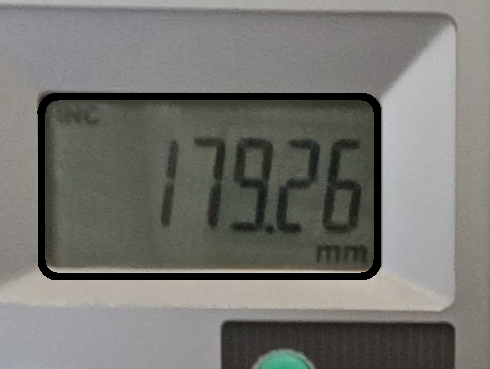
#> input picture Seperate_Folders/sipa_05/boxed/5/26.jpg, 490 x 369 px
$ jupyter execute --allow-errors boxed_test.ipynb
#> lines starting #> are read from the running program, lines starting #| are printed output that depends on the picture; after the words box and inside, x2 and y2 are one past the last pixel; in counts of white or black regions, pixels touching at a corner belong together
[cell 1]
# import the necessary packages

from imutils.perspective import four_point_transform, order_points
from matplotlib import pyplot as plt
from imutils import contours
import numpy as np
import argparse
import imutils
import math
import cv2

[cell 2]
def draw_points(cnt, img, color):
    for p in cnt:
        p = tuple(p)
        cv2.circle(img, p, 3, color, -1)

[cell 3]
def sort_contours_bound_rect(cnts, reverse=False):
    boundingBoxes = [cv2.boundingRect(c) for c in cnts]
    (cnts, boundingBoxes) = zip(*sorted(zip(cnts, boundingBoxes),
                                        key=lambda b: b[1][2] * b[1][3], reverse=reverse))
    # return the list of sorted contours and bounding boxes
    return cnts, boundingBoxes

[cell 4]
def show_img(img, size=12, title=None):
    fig = plt.gcf()
    fig.set_size_inches(size, size)
    plt.axis("off")
    plt.imshow(cv2.cvtColor(img, cv2.COLOR_BGR2RGB))
    plt.title(title)
    plt.show()

[cell 5]
# define the dictionary of digit segments so we can identify
# each digit on the thermostat
DIGITS_LOOKUP = {
    (1, 1, 1, 0, 1, 1, 1): 0,
    (0, 0, 1, 0, 0, 1, 0): 1,
    (1, 0, 1, 1, 1, 0, 1): 2,
    (1, 0, 1, 1, 0, 1, 1): 3,
    (0, 1, 1, 1, 0, 1, 0): 4,
    (1, 1, 0, 1, 0, 1, 1): 5,
    (1, 1, 0, 1, 1, 1, 1): 6,
    (1, 1, 1, 0, 0, 1, 0): 7,
    (1, 1, 1, 1, 1, 1, 1): 8,
    (1, 1, 1, 1, 0, 1, 1): 9
}

## Control

[cell 6]
input_file = "./boxed/5/26.jpg"
# input_file = "./example/recognize-digits-master/calculator.jpg"
largest_area = 1
skew = 5

image = cv2.imread(input_file)
#> image is the input picture: shape (369, 490, 3); mean B, G, R 112.6, 117.2, 117.7

[cell 7]
# pre-process the image by resizing it, converting it to
# graycale, blurring it, and computing an edge map
image = imutils.resize(image, height=500)
#> image: shape (500, 663, 3)
gray = cv2.cvtColor(image, cv2.COLOR_BGR2GRAY)
blurred = cv2.GaussianBlur(gray, (5, 5), 0)
edged = cv2.Canny(blurred, 50, 200, 255)
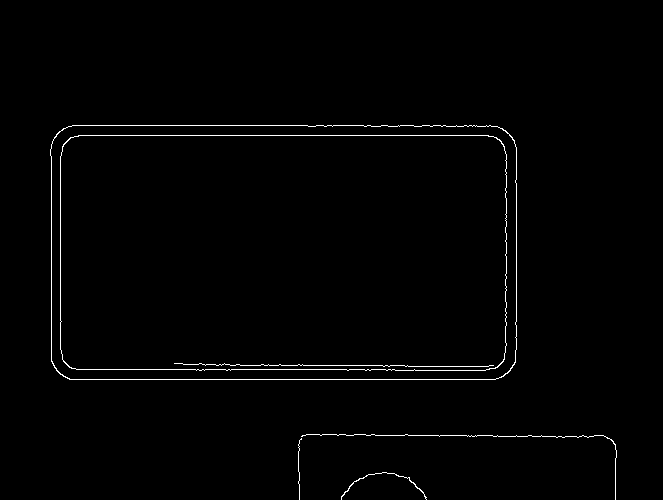
#> edged: shape (500, 663); 1.1% white in thin lines or dots, all inside (x1, y1, x2, y2) = (50, 125, 617, 500)

[cell 8]
show_img(blurred, size=3, title="blurred")
#> in show_img, `plt.show()`:
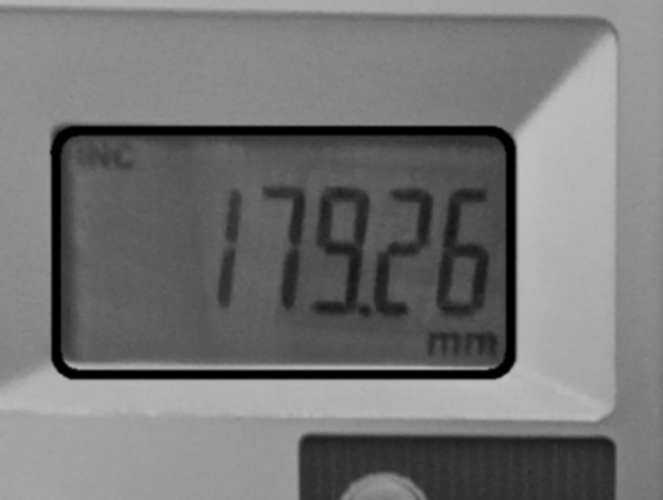
#> shown: shape (500, 663, 3); min 0, max 192, mean 116.8
show_img(edged, size=3, title="edged")

[cell 9]
# find contours in the edge map, then sort them by their size in descending order
cnts = cv2.findContours(edged.copy(), cv2.RETR_TREE, cv2.CHAIN_APPROX_SIMPLE)
#> cnts = 8 contours, 3 with area under 20; largest, box (x1, y1, x2, y2) and area: (50, 125, 517, 380) 117472, (50, 125, 517, 380) 117427, (60, 135, 507, 371) 104038, (60, 135, 507, 371) 104002, (341, 472, 427, 500) 32
cnts = imutils.grab_contours(cnts)

# somehow contourArea can not be used to sort the calculator rounded rectange area
# cnts = sorted(cnts, key=cv2.contourArea, reverse=True)

# use boundingRect instead of contourArea
cnts, rcts = sort_contours_bound_rect(cnts, reverse=True)
#> in sort_contours_bound_rect, `boundingBoxes = [cv2.boundingRect(c) for c in cnts]`: boundingBoxes = [(341, 472, 86, 28), (298, 438, 4, 62), (301, 434, 316, 66), (50, 125, 467, 255), (50, 125, 467, 255), (60, 135, 447, 236), (60, 135, 447, 236), (174, 363, 320, 4)]
#> in sort_contours_bound_rect, `(cnts, boundingBoxes) = zip(*sorted(zip(cnts, boundingBoxes), key=lamb..`: boundingBoxes = ((50, 125, 467, 255), (50, 125, 467, 255), (60, 135, 447, 236), (60, 135, 447, 236), (301, 434, 316, 66), (341, 472, 86, 28), (174, 363, 320, 4), (298, 438, 4, 62))
#> rcts has the same summary as boundingBoxes in sort_contours_bound_rect

[cell 10]
print(rcts)
#| ((50, 125, 467, 255), (50, 125, 467, 255), (60, 135, 447, 236), (60, 135, 447, 236), (301, 434, 316, 66), (341, 472, 86, 28), (174, 363, 320, 4), (298, 438, 4, 62))

[cell 11]
print(len(cnts))
#| 8

[cell 12]
displayCnt = None


# loop over the contours
for i, c in enumerate(cnts):
    # approximate the contour
    peri = cv2.arcLength(c, True)
    approx = cv2.approxPolyDP(c, 0.02 * peri, True)

    # if the contour is the fifth largest boundingRect, then we have found
    # the calculator display
    if i == largest_area:
        rect = cv2.minAreaRect(approx)  # get a rectangle rotated to have minimal area
        box = cv2.boxPoints(rect)  # get the box from the rectangle
        box = np.array(box, dtype="int")  # convert boxPoints to numpy array
        box = order_points(box)  # sort the box coordinates clock wise
        displayCnt = box  # the box is now the new contour.
        break
#> this loop made 2 passes
#> (peri, approx, rect, displayCnt) on pass 2: (1419.1, [[52, 141], [497, 126], [515, 361], [70, 379]], ((283.5, 251), (453.7, 238.5), -2.32), [[52, 141], [505, 122], [515, 361], [61, 379]])
#> (peri, approx) on pass 1: (1420.8, [[52, 141], [69, 379], [515, 362], [502, 128]])

[cell 13]
print("displayCnt: ", displayCnt)
#| displayCnt:  [[ 52. 141.]
#|  [505. 122.]
#|  [515. 361.]
#|  [ 61. 379.]]

[cell 14]
# extract the calculator display, apply a perspective transform
# to it
warped = four_point_transform(gray, displayCnt.reshape(4, 2))
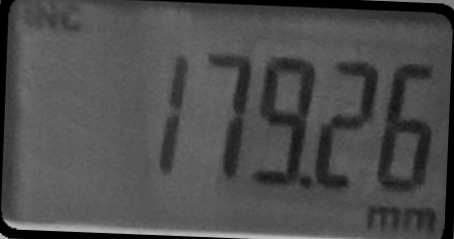
#> warped: shape (239, 454); min 0, max 192, mean 77.6
output = four_point_transform(image, displayCnt.reshape(4, 2))
edged = four_point_transform(edged, displayCnt.reshape(4, 2))
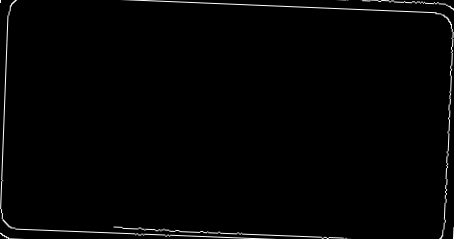
#> edged: shape (239, 454); min 0, max 255, mean 3.3

draw_points(displayCnt, image, (0, 255, 0))
#> the loop in draw_points, `for p in cnt:` made 4 passes
#> p on passes 1 to 4: (52, 141), (505, 122), (515, 361), (61, 379)

[cell 15]
show_img(edged, size=3, title="edged")
show_img(image, size=3, title="image")
#> call 4 of show_img, with size = 3, title = 'image'
#> in show_img (call 4), `plt.show()`:
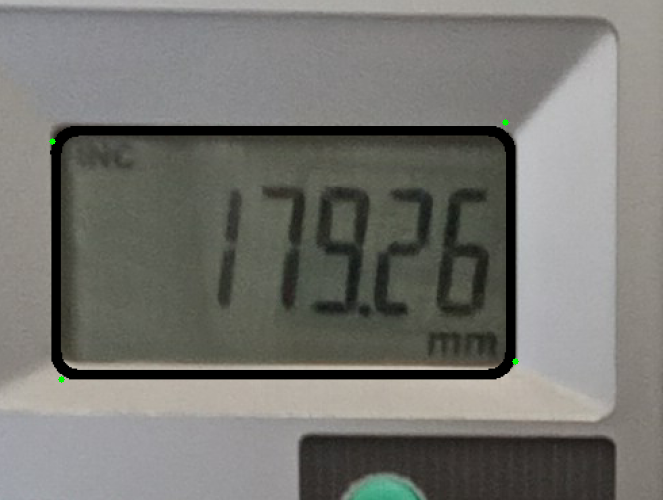
#> shown: shape (500, 663, 3); mean R, G, B 117.6, 117.2, 112.5

[cell 16]
# the numbers displayed by the calculator a little bit leaning to right side
# we make them upright
height, width = warped.shape
#> height = 239; width = 454
width -= 1
#> width = 453
height -= 1
#> height = 238

skew += 0
warped = warped[skew:height, skew:width - skew]
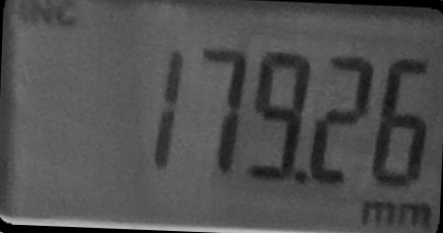
#> warped: shape (233, 443); min 0, max 190, mean 80.1
output = output[skew:height, skew:width - skew]
#> output: shape (233, 443, 3)

[cell 17]
show_img(warped, size=3, title="warped")
show_img(output, size=3, title="output")

[cell 18]
# threshold the warped image, then apply a series of morphological operations to cleanup the thresholded image
thresh = cv2.threshold(warped, 150, 255, cv2.THRESH_BINARY_INV | cv2.THRESH_OTSU)[1]
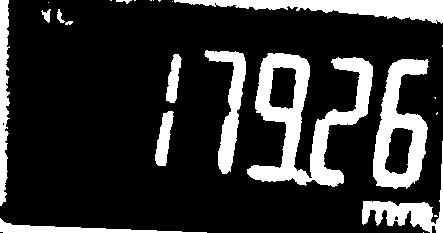
#> thresh: shape (233, 443); 19.8% white; 25 white regions (12 under 20 px), largest, box (x1, y1, x2, y2) and area: (247, 53, 373, 187) 6393, (373, 59, 429, 189) 3643, (174, 0, 443, 24) 3078

height, width = thresh.shape
#> height = 233; width = 443

# segment 2 and segment 5 separated so we do vertical dilate and erode to connect them
vert_dilate3 = cv2.getStructuringElement(cv2.MORPH_RECT, ksize=(1, 3))
#> vert_dilate3 = [1, 1, 1]
thresh = cv2.dilate(thresh, vert_dilate3)
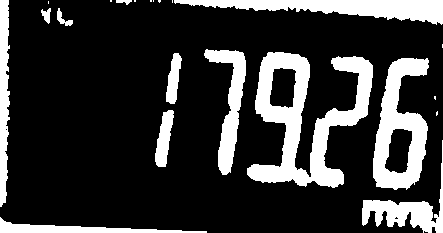
#> thresh: shape (233, 443); 21.6% white; 22 white regions (10 under 20 px), largest, box (x1, y1, x2, y2) and area: (247, 52, 373, 188) 6920, (373, 58, 429, 190) 3896, (174, 0, 443, 25) 3355
thresh = cv2.erode(thresh, vert_dilate3)
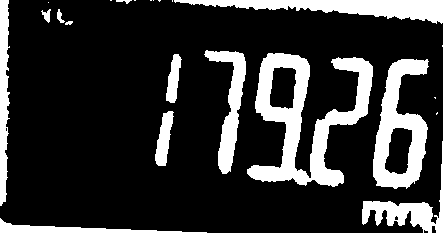
#> thresh: shape (233, 443); 19.9% white; 23 white regions (10 under 20 px), largest, box (x1, y1, x2, y2) and area: (247, 53, 373, 187) 6418, (373, 59, 429, 189) 3652, (174, 0, 443, 24) 3086

[cell 19]
show_img(thresh, size=3, title="thresh")

[cell 20]
# pad the image to prevent image border touching number
# thresh = cv2.copyMakeBorder(thresh, skew, skew, skew, skew, cv2.BORDER_CONSTANT, None, (0, 0, 0))

# find contours in the thresholded image, then initialize the digit contours lists
cnts = cv2.findContours(thresh.copy(), cv2.RETR_EXTERNAL, cv2.CHAIN_APPROX_SIMPLE)
#> cnts = 23 contours, 12 with area under 20; largest, box (x1, y1, x2, y2) and area: (247, 53, 373, 187) 6912, (373, 59, 429, 189) 4384, (174, 0, 443, 24) 2798, (204, 50, 246, 174) 1712, (362, 141, 443, 233) 1452

cnts = imutils.grab_contours(cnts)
digitCnts = []

[cell 21]
print(cnts)
#> (printed output is left out)

[cell 22]
# loop over the digit area candidates
for c in cnts:
    # compute the bounding box of the contour
    (x, y, w, h) = cv2.boundingRect(c)
    print("x: ", x, "y: ", y, "w: ", w, "h: ", h)
    # number 1 and 7 have small area
    # if the contour is sufficiently high, it must be a digit

    if 30 <= h <= 40:
        print("Appending to digitCnts")
        digitCnts.append(c)
#> this loop made 23 passes
#> (x, y, w, h) on passes 1, 2, 4, 6, 7, 8, 9, 11, 12, 13, 14, 15: (0, 218, 207, 15), (362, 141, 81, 92), (155, 111, 19, 55), (373, 59, 56, 130), (166, 54, 16, 49), (247, 53, 126, 134), (204, 50, 42, 124), (65, 21, 8, 4), (57, 9, 8, 14), (41, 9, 10, 14), (48, 2, 1, 1), (174, 0, 269, 24)
#> (c, x, y, w, h) on passes 3, 5, 10, 16, 17, 19: ([[437, 112], [436, 113], [436, 114], [437, 113]], 436, 112, 2, 3), ([[434, 97], [435, 98], [435, 97]], 434, 97, 2, 2), ([[442, 45], [442, 46]], 442, 45, 1, 2), ([[172, 0], [172, 1]], 172, 0, 1, 2), ([[158, 0], [159, 1], [160, 0]], 158, 0, 3, 2), ([[150, 0], [151, 0]], 150, 0, 2, 1)
#> after the loop, digitCnts = []
print("digitCnts: ", digitCnts)
# sort the contours from left-to-right, then initialize the actual digits themselves
#> (the rest of this cell did not finish here and is left out)

$ run again, with Seperate_Folders/sipa_05/boxed/5/1.jpg copied over Seperate_Folders/sipa_05/boxed/5/26.jpg
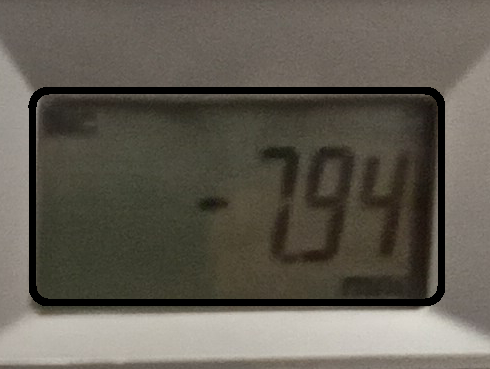
#> input picture Seperate_Folders/sipa_05/boxed/5/1.jpg, 490 x 369 px
#> image is the input picture: shape (369, 490, 3); mean B, G, R 82.2, 92, 97.2
#> image: shape (500, 663, 3)
#> `edged = cv2.Canny(blurred, 50, 200, 255)`:
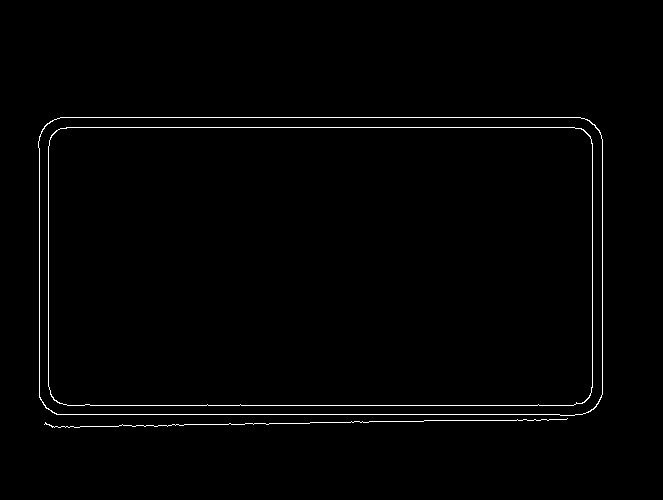
#> edged: shape (500, 663); 1.2% white in thin lines or dots, all inside (x1, y1, x2, y2) = (38, 117, 603, 428)
#> `cnts = cv2.findContours(edged.copy(), cv2.RETR_TREE, cv2.CHAIN_APPROX_..`: cnts = 5 contours, 1 with area under 20; largest, box (x1, y1, x2, y2) and area: (38, 117, 603, 416) 166715, (38, 117, 603, 416) 166670, (48, 127, 593, 406) 150883, (48, 127, 593, 406) 150850
#> in sort_contours_bound_rect, `boundingBoxes = [cv2.boundingRect(c) for c in cnts]`: boundingBoxes = [(44, 418, 524, 10), (38, 117, 565, 299), (38, 117, 565, 299), (48, 127, 545, 279), (48, 127, 545, 279)]
#> in sort_contours_bound_rect, `(cnts, boundingBoxes) = zip(*sorted(zip(cnts, boundingBoxes), key=lamb..`: boundingBoxes = ((38, 117, 565, 299), (38, 117, 565, 299), (48, 127, 545, 279), (48, 127, 545, 279), (44, 418, 524, 10))
#> rcts has the same summary as boundingBoxes in sort_contours_bound_rect
#| ((38, 117, 565, 299), (38, 117, 565, 299), (48, 127, 545, 279), (48, 127, 545, 279), (44, 418, 524, 10))
#| 5
#> the loop `for i, c in enumerate(cnts):` made 2 passes
#> (peri, approx, rect, displayCnt) on pass 2: (1686.5, [[40, 134], [584, 118], [602, 394], [57, 414]], ((321, 264), (552.1, 280.4), -2.1), [[39, 133], [591, 113], [602, 394], [50, 414]])
#| displayCnt:  [[ 39. 133.]
#|  [591. 113.]
#|  [602. 394.]
#|  [ 50. 414.]]
#> the loop in draw_points, `for p in cnt:` made 4 passes
#> p on passes 1 to 4: (39, 133), (591, 113), (602, 394), (50, 414)
#> vert_dilate3 = [1, 1, 1]
#> `thresh = cv2.erode(thresh, vert_dilate3)`:
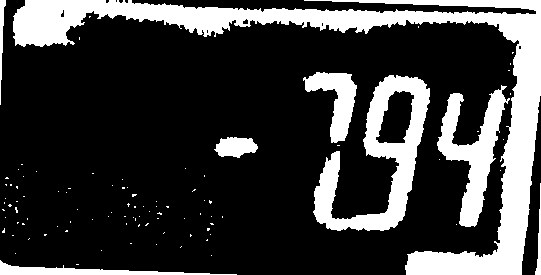
#> thresh: shape (275, 541); 23.2% white; 98 white regions (90 under 20 px), largest, box (x1, y1, x2, y2) and area: (13, 0, 541, 275) 20081, (313, 75, 430, 231) 6330, (437, 85, 510, 227) 3763
#> `cnts = cv2.findContours(thresh.copy(), cv2.RETR_EXTERNAL, cv2.CHAIN_AP..`: cnts = 98 contours, 90 with area under 20; largest, box (x1, y1, x2, y2) and area: (13, 0, 541, 275) 18858, (313, 75, 430, 231) 7308, (437, 85, 510, 227) 3510, (303, 72, 357, 143) 1631, (0, 260, 237, 275) 948, (214, 137, 258, 158) 602, (0, 0, 6, 105) 170, (535, 183, 541, 275) 132
#> (printed output is left out)
#> the loop `for c in cnts:` made 98 passes
#> (x, y, w, h) on passes 2, 3, 4, 5, 7, 12, 17, 18: (0, 260, 237, 15), (211, 255, 1, 1), (15, 253, 1, 1), (101, 250, 1, 1), (156, 244, 1, 1), (210, 234, 1, 1), (207, 228, 3, 3), (2, 228, 3, 5)
#> after the loop `for c in cnts:`: digitCnts = []

$ run again, with Seperate_Folders/sipa_05/boxed/5/10.jpg copied over Seperate_Folders/sipa_05/boxed/5/26.jpg
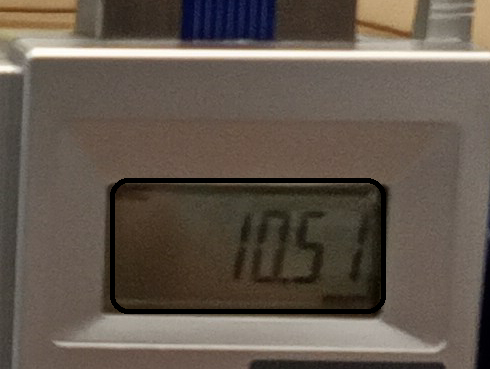
#> input picture Seperate_Folders/sipa_05/boxed/5/10.jpg, 490 x 369 px
#> image is the input picture: shape (369, 490, 3); mean B, G, R 77.3, 87.7, 98.8
#> image: shape (500, 663, 3)
#> `edged = cv2.Canny(blurred, 50, 200, 255)`:
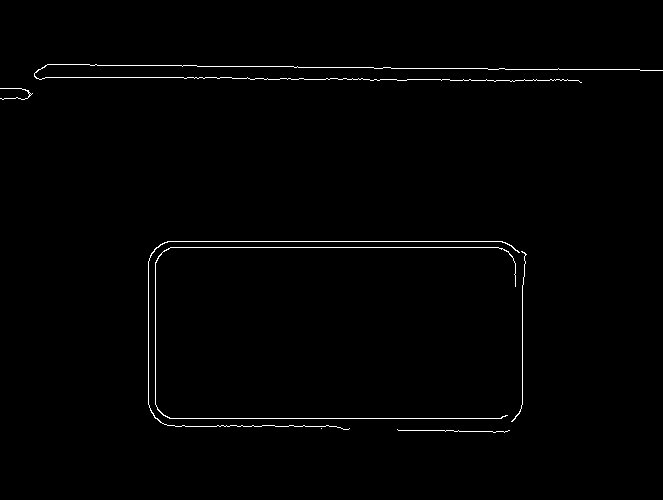
#> edged: shape (500, 663); 0.98% white in thin lines or dots, all inside (x1, y1, x2, y2) = (0, 64, 663, 433)
#> `cnts = cv2.findContours(edged.copy(), cv2.RETR_TREE, cv2.CHAIN_APPROX_..`: cnts = 9 contours, 7 with area under 20; largest, box (x1, y1, x2, y2) and area: (148, 241, 520, 430) 33, (155, 247, 516, 419) 28
#> in sort_contours_bound_rect, `boundingBoxes = [cv2.boundingRect(c) for c in cnts]`: boundingBoxes = [(397, 429, 113, 4), (321, 428, 1, 1), (511, 251, 16, 171), (155, 247, 361, 172), (148, 241, 372, 189), (0, 88, 33, 12), (29, 93, 3, 3), (28, 92, 3, 3), (34, 64, 629, 19)]
#> in sort_contours_bound_rect, `(cnts, boundingBoxes) = zip(*sorted(zip(cnts, boundingBoxes), key=lamb..`: boundingBoxes = ((148, 241, 372, 189), (155, 247, 361, 172), (34, 64, 629, 19), (511, 251, 16, 171), (397, 429, 113, 4), (0, 88, 33, 12), (29, 93, 3, 3), (28, 92, 3, 3), (321, 428, 1, 1))
#> rcts has the same summary as boundingBoxes in sort_contours_bound_rect
#| ((148, 241, 372, 189), (155, 247, 361, 172), (34, 64, 629, 19), (511, 251, 16, 171), (397, 429, 113, 4), (0, 88, 33, 12), (29, 93, 3, 3), (28, 92, 3, 3), (321, 428, 1, 1))
#| 9
#> the loop `for i, c in enumerate(cnts):` made 2 passes
#> (peri, rect, displayCnt) on pass 2: (1808, ((335, 332.5), (171, 360), -90), [[155, 247], [514, 247], [514, 418], [154, 418]])
#| displayCnt:  [[155. 247.]
#|  [514. 247.]
#|  [514. 418.]
#|  [154. 418.]]
#> the loop in draw_points, `for p in cnt:` made 4 passes
#> p on passes 1 to 4: (155, 247), (514, 247), (514, 418), (154, 418)
#> vert_dilate3 = [1, 1, 1]
#> `thresh = cv2.erode(thresh, vert_dilate3)`:
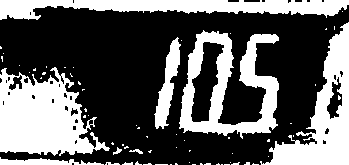
#> thresh: shape (165, 349); 37% white; 67 white regions (57 under 20 px), largest, box (x1, y1, x2, y2) and area: (0, 67, 110, 156) 6035, (179, 30, 279, 139) 4669, (260, 22, 349, 165) 4569
#> `cnts = cv2.findContours(thresh.copy(), cv2.RETR_EXTERNAL, cv2.CHAIN_AP..`: cnts = 66 contours, 60 with area under 20; largest, box (x1, y1, x2, y2) and area: (0, 67, 110, 156) 6046, (179, 30, 279, 139) 5768, (260, 22, 349, 165) 4663, (0, 0, 349, 20) 3749, (154, 37, 181, 129) 914, (0, 157, 104, 165) 348
#| [array([[[224, 164]],
#|        [[229, 164]]], dtype=int32), array([[[221, 164]],
#|        [[222, 164]]], dtype=int32), array([[[192, 164]],
#|        [[195, 164]]], dtype=int32), array([[[170, 164]],
#|        [[171, 164]]], dtype=int32), array([[[155, 164]],
#|        [[167, 164]]], dtype=int32), array([[[253, 163]],
#> (further printed lines are left out)
#> the loop `for c in cnts:` made 66 passes
#> (x, y, w, h) on passes 8, 11, 12, 13, 14, 15, 16, 17: (204, 163, 7, 2), (143, 163, 9, 2), (244, 162, 6, 3), (231, 162, 9, 3), (230, 162, 1, 1), (189, 162, 1, 1), (122, 162, 11, 3), (105, 162, 15, 3)
#> after the loop `for c in cnts:`: digitCnts = []
